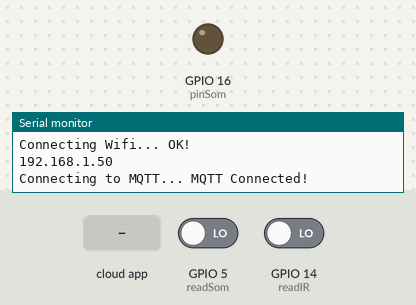
A sketch run on a simulated ESP8266 (NodeMCU). Parts: output pins drawn as LEDs (lit = HIGH), the last lines printed to the serial monitor. The test bench sets the inputs (shaded band); at power-on: GPIO 5 (readSom) LOW, GPIO 14 (readIR) LOW. WiFi joins after 1.5 s; servers stay silent unless stated; no MQTT or app messages arrive unless stated.

Above: at 2.7 s.
2.8 s: the phone or cloud app sets onoff to SSON
At 4.3 s:
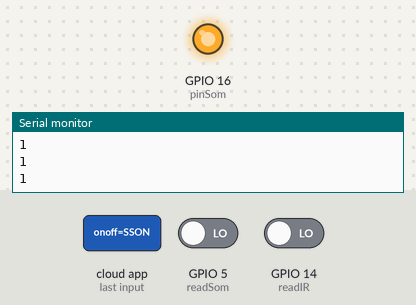
6.3 s: the phone or cloud app sets onoff to SSOFF
At 6.9 s:
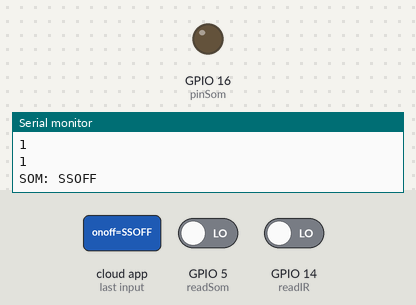
Timing chart, 0 to 9.3 s (numbered marks = the images above; inputs shaded):
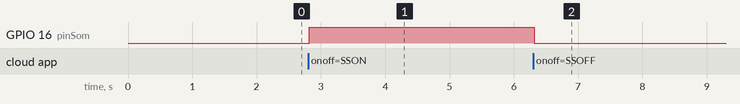

The sketch:

codigo_ESP12.ino
```cpp
#include <ESP8266WiFi.h>
//#include <WiFi.h>
#include "Adafruit_MQTT.h"
#include "Adafruit_MQTT_Client.h"
#include <DHT.h>
#include <Adafruit_Sensor.h>

//Definições de REDE e da plataforma adafruit io
#define WIFI_SSID "John"         //SSID do wifi
#define WIFI_PASS "12345678"         //Senha do Wifi
#define MQTT_SERV "io.adafruit.com"   //Servidor do adafruit IO
#define MQTT_PORT 1883
#define MQTT_NAME "danielhm"      //Nome do usuário adafruit.io
#define MQTT_PASS "e384f662b94d47ff8d1e756b67301f95"        //chave de ativação do feed do adafruit.io

WiFiClient client;                       //Configuração do MQTT e WiFi Client
Adafruit_MQTT_Client mqtt(&client, MQTT_SERV, MQTT_PORT, MQTT_NAME, MQTT_PASS);
Adafruit_MQTT_Subscribe liga = Adafruit_MQTT_Subscribe(&mqtt, MQTT_NAME "/feeds/onoff"); //Configurar o feed que você está usando como subscribe.
Adafruit_MQTT_Publish crianca = Adafruit_MQTT_Publish(&mqtt, MQTT_NAME "/feeds/ss"); ////Configurar o feed que você está usando como publish.
Adafruit_MQTT_Publish invasion = Adafruit_MQTT_Publish(&mqtt, MQTT_NAME "/feeds/infra"); //Configurar o feed que você está usando como publish.

//Pinos que são utilizados nos sensores de som e IR
int pinSom = 16;
int readSom = 5;
int pinIR = 4;
int readIR = 14;

//Configuração inicial do projeto
void setup()
{
  Serial.begin(115200);
  Serial.print("\n\nConnecting Wifi... ");               //Conectar ao WiFi
  WiFi.mode(WIFI_STA);
  WiFi.begin(WIFI_SSID, WIFI_PASS);
  while (WiFi.status() != WL_CONNECTED){
    delay(500);
  }
  Serial.println("OK!");
  Serial.println(WiFi.localIP());
  mqtt.subscribe(&liga);
  pinMode(pinSom,OUTPUT);
  digitalWrite(pinSom,LOW);
  pinMode(readSom,INPUT);
  pinMode(readIR,INPUT);
}

//Bloco que vai executar repetidamente
void loop() {
  MQTT_connect();
  Adafruit_MQTT_Subscribe * subscription;

  //laço que ler os subscribes
  while((subscription = mqtt.readSubscription(400))){
    if(subscription == &liga){
      Serial.print("SOM: ");
      Serial.println((char*) liga.lastread);
      if(!strcmp((char*) liga.lastread, "SSON")){
        digitalWrite(pinSom, HIGH);
      } else if(!strcmp((char*) liga.lastread, "SSOFF")) {
        digitalWrite(pinSom, LOW);
      }
    }
  }

  //Laço que verifica se os sensores estão ligados, se sim, será feito a leitura dos dados
  if(digitalRead(pinSom)){
    int Digital;
    Digital = digitalRead (readSom);
    if(Digital==1){
      Serial.println ("Extreme value: reached");
        crianca.publish(Digital);
    }
    if (!digitalRead(readIR)) {
      Serial.println(1);
      invasion.publish(1);
    }
    delay (10);
  }

//  if(!mqtt.ping()){
//    mqtt.disconnect();
//  }
}

//Função de conexão com o MQTT
void MQTT_connect() {
  int8_t ret;
  if (mqtt.connected()){                                   // Para se já está conectado
    return;
  }
  Serial.print("\nConnecting to MQTT... ");
  uint8_t retries = 3;
  while ((ret = mqtt.connect()) != 0){                     // conexão retorna 0 quando conectado
       Serial.println(mqtt.connectErrorString(ret));
       Serial.println("Retrying MQTT connection in 5 seconds...");
       mqtt.disconnect();
       delay(5000);                                       // espera 5 segunds
       retries--;
       if (retries == 0){
         while (1);                                       // Espera reset quande não tenha sucesso em 3 tentativas
       }
  }
  Serial.println("MQTT Connected!");
}
```

Measured:
- after the input at 2.8 s, GPIO 16 (pinSom): LOW → HIGH at once
- after the input at 6.3 s, GPIO 16 (pinSom): HIGH → LOW at once
